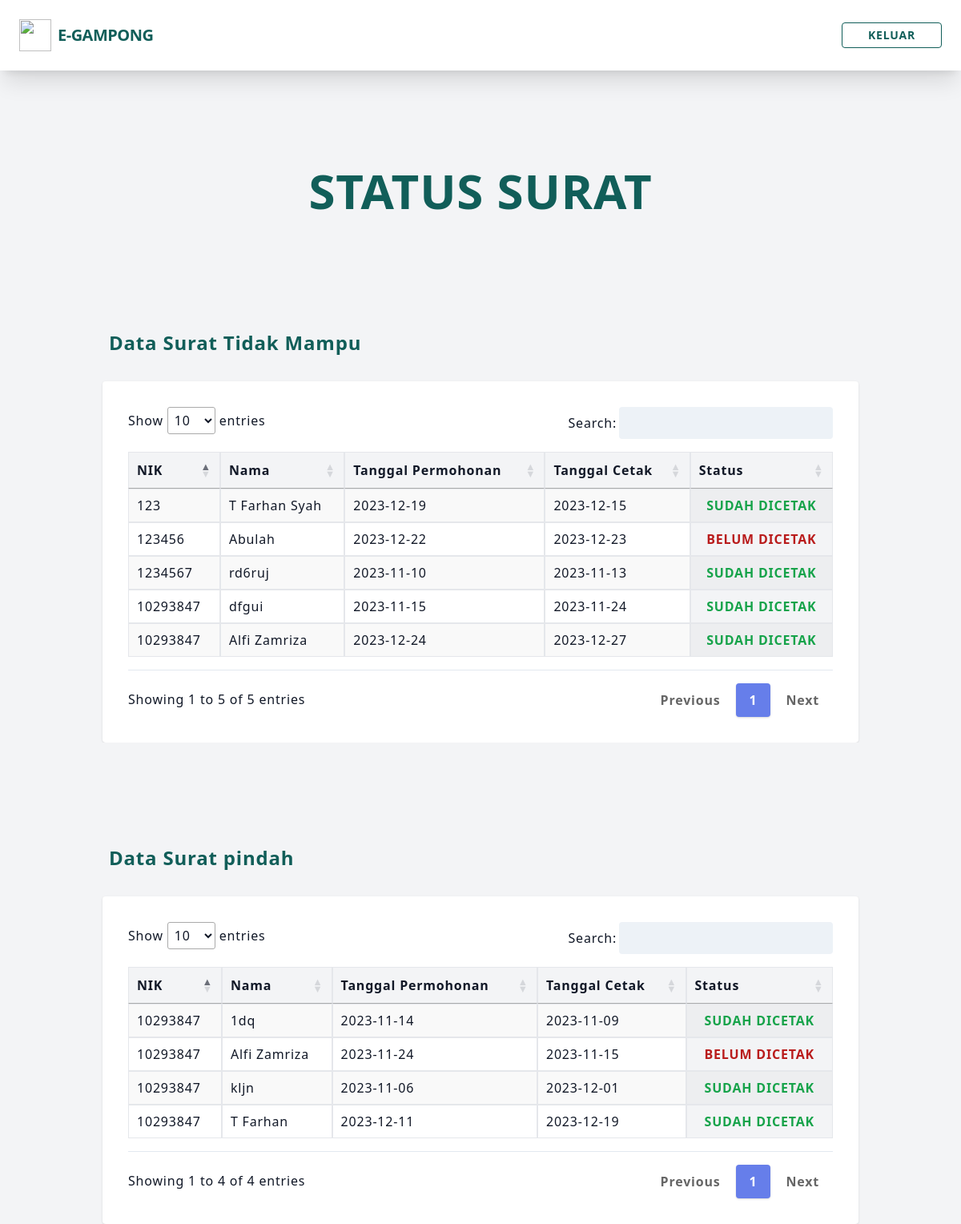
The app's page /status_user.php (signed in) with its own data.
### tables this page shows
CREATE TABLE `surat_tidak_mampu` (
  `No_Surat_Tidak_Mampu` int(5) NOT NULL,
  `NIK` int(16) NOT NULL,
  `Nama` varchar(30) NOT NULL,
  `Tempat_Lahir` varchar(20) NOT NULL,
  `Tanggal_Lahir` date NOT NULL,
  `Alamat` text NOT NULL,
  `JK` varchar(10) NOT NULL,
  `Tujuan` varchar(100) NOT NULL,
  `Catatan` text NOT NULL,
  `Tgl_permohonan` date NOT NULL,
  `Tgl_cetak` date NOT NULL,
  `id_user` int(11) NOT NULL,
  `status` int(11) NOT NULL
);

CREATE TABLE `surat_pindah` (
  `No_Surat_Pindah` int(5) NOT NULL,
  `NIK` int(16) NOT NULL,
  `Nama` varchar(30) NOT NULL,
  `Tempat_Lahir` varchar(20) NOT NULL,
  `Tanggal_Lahir` date NOT NULL,
  `Alamat` varchar(255) NOT NULL,
  `Alamat_baru` varchar(255) NOT NULL,
  `Alasan_pindah` varchar(100) NOT NULL,
  `Tgl_pindah` date NOT NULL,
  `Tgl_permohonan` date NOT NULL,
  `Tgl_cetak` date NOT NULL,
  `id_user` int(11) NOT NULL,
  `status` int(11) NOT NULL
);

### src/status_user.php (the view, shortened to what this page needs)
<?php
$servername = "localhost";
$username = "root";
$password = "";
$database = "egampong";
$conn = new mysqli($servername, $username, $password, $database);
$id_user2 = isset($_SESSION['user']['Id_user']) ? $_SESSION['user']['Id_user'] : null;
$query_surat_tidak_mampu = "SELECT * FROM surat_tidak_mampu WHERE id_user = '$id_user2'";
$result_surat_tidak_mampu = $conn->query($query_surat_tidak_mampu);
$query_surat_pindah = "SELECT * FROM surat_pindah  WHERE id_user = '$id_user2'";
$result_surat_pindah = $conn->query($query_surat_pindah);
?>
<!DOCTYPE html>
<html lang="en" class="antialiased">
<head>
    <script src="https://cdn.tailwindcss.com"></script>
    <link href="https://unpkg.com/tailwindcss@2.2.19/dist/tailwind.min.css" rel=" stylesheet">
    <link href="https://cdn.datatables.net/1.10.19/css/jquery.dataTables.min.css" rel="stylesheet">
    <link href="https://cdn.datatables.net/responsive/2.2.3/css/responsive.dataTables.min.css" rel="stylesheet">
</head>
<body class="bg-gray-100  tracking-wider leading-normal">
    <nav class="shadow-xl fixed top-0 left-0 right-0 flex items-center
            justify-between
            flex-wrap bg-white p-6">
        <a href="index.php">
            <div class="flex items-center flex-shrink-0 text-teal-800
                        mr-6">
                <img src="Image/LOGO.png" class="fill-current h-10 w-10
                            mr-2" width="54" height="54" viewBox="0 0 54 54">
                <span class=" font-bold text-teal-800 text-xl tracking-tight">E-GAMPONG</span>
            </div>
        </a>
        <div>
            <a href="keluar.php" class="font-bold inline-block text-sm px-8
                    py-2
                    leading-none border rounded text-teal-800 border-teal-800
                    hover:border-transparent hover:text-black hover:bg-teal-800
                    mt-1 lg:mt-0">KELUAR</a>
        </div>
    </nav>
    <div>
        <div class="container w-full md:w-4/5 xl:w-3/5 mx-auto px-2">
            <div class="pt-28 ml-auto">
                <div class="lg:w-2/3 text-center mx-auto">
                    <h1 class="text-teal-800 font-bold
                            text-5xl md:text-6xl xl:text-6xl">STATUS SURAT</h1>
                </div>
            </div>
        </div>
    </div>
    <div class="bg-gray-100 text-gray-900 tracking-wider leading-normal">
        <div class="container w-full md:w-4/5 xl:w-3/5 mx-auto px-2 z">
            <h1 class="flex pt-36 items-center font-sans font-bold break-normal
                text-teal-800 px-2 py-8 text-xl md:text-2xl">
                Data Surat Tidak Mampu
            </h1>
            <div id='recipients' class="p-8 mt-6 lg:mt-0 rounded shadow
                bg-white">
                <table id="example" class="z-auto stripe hover mt-8" style="width:100%;
                    padding-top: 1em; padding-bottom: 1em;">
                    <thead>
                        <th class="border bg-gray-100 px-4 py-2">NIK</th>
                        <th class="border bg-gray-100 px-4 py-2">Nama</th>
                        <th class="border bg-gray-100 px-4 py-2">Tanggal Permohonan</th>
                        <th class="border bg-gray-100 px-4 py-2">Tanggal Cetak</th>
                        <th class="border bg-gray-100 px-4 py-2">Status</th>
                    </thead>
                    <tbody>
                        <?php
                        while ($row = $result_surat_tidak_mampu->fetch_assoc()) {
                            echo "<tr>";
                            echo "<td class='border px-4 py-2'>" . $row['NIK'] . "</td>";
                            echo "<td class='border px-4 py-2'>" . $row['Nama'] . "</td>";
echo "<td class='border px-4 py-2'>" . $row['Tgl_permohonan'] . "</td>";
echo "<td class='border px-4 py-2'>" . $row['Tgl_cetak'] . "</td>";
if ($row['status'] == 0) {
    echo "<th class='border bg-gray-100 px-4 py-2 text-red-700'>BELUM DICETAK</th>";
} elseif ($row['status'] == 1) {
    echo "<th class='border bg-gray-100 px-4 py-2 text-green-600'>SUDAH DICETAK</th>";
} else {
    echo "<th class='border bg-gray-100 px-4 py-2'>Tidak Falit</th>";
}
echo "</tr>";
                        }
                        ?>
                    </tbody>
                </table>
            </div>
        </div>
    </div>
    <div class="bg-gray-100 pt-24 text-gray-900 tracking-wider leading-normal">
        <div class="container w-full md:w-4/5 xl:w-3/5 mx-auto px-2">
            <h1 class="flex items-center font-sans font-bold break-normal
                text-teal-800 px-2 py-8 text-xl md:text-2xl">
                Data Surat pindah
            </h1>
            <div id='recipients' class="p-8 mt-6 lg:mt-0 rounded shadow
                bg-white">
                <table id="example2" class="stripe hover" style="width:100%;
                    padding-top: 1em; padding-bottom: 1em;">
                    <thead>
                        <tr>
                            <th class="border bg-gray-100 px-4 py-2">NIK</th>
                            <th class="border bg-gray-100 px-4 py-2">Nama</th>
                            <th class="border bg-gray-100 px-4 py-2">Tanggal Permohonan</th>
                            <th class="border bg-gray-100 px-4 py-2">Tanggal Cetak</th>
                            <th class="border bg-gray-100 px-4 py-2">Status</th>
                        </tr>
                    </thead>
                    <tbody>
                        <?php
                        while ($row = $result_surat_pindah->fetch_assoc()) {
                            echo "<tr>";
                            echo "<td class='border px-4 py-2'>" . $row['NIK'] . "</td>";
                            echo "<td class='border px-4 py-2'>" . $row['Nama'] . "</td>";
echo "<td class='border px-4 py-2'>" . $row['Tgl_permohonan'] . "</td>";
echo "<td class='border px-4 py-2'>" . $row['Tgl_cetak'] . "</td>";
if ($row['status'] == 0) {
    echo "<th class='border bg-gray-100 px-4 py-2 text-red-700'>BELUM DICETAK</th>";
} elseif ($row['status'] == 1) {
    echo "<th class='border bg-gray-100 px-4 py-2 text-green-600'>SUDAH DICETAK</th>";
} else {
    echo "<th class='border bg-gray-100 px-4 py-2'>Tidak Falit</th>";
}
echo "</tr>";
                        }
                        ?>
                    </tbody>
                </table>
            </div>
        </div>
    </div>
</body>
</html>

### src/status_user.php (style rules this page uses)
nav { position: fixed; width: 100%; z-index: 1000; }
table.dataTable.no-footer { border-bottom: 1px solid #e2e8f0; margin-top: 0.75em; margin-bottom: 0.75em; }
body { padding-top: 6rem; }

### records on screen
surat_tidak_mampu: NIK "10293847", Nama "dfgui", Tgl_permohonan "2023-11-15", Tgl_cetak "2023-11-24", status "SUDAH DICETAK"
surat_tidak_mampu: NIK "1234567", Nama "rd6ruj", Tgl_permohonan "2023-11-10", Tgl_cetak "2023-11-13", status "SUDAH DICETAK"
surat_tidak_mampu: NIK "123456", Nama "Abulah", Tgl_permohonan "2023-12-22", Tgl_cetak "2023-12-23", status "BELUM DICETAK"
surat_tidak_mampu: NIK "123", Nama "T Farhan Syah", Tgl_permohonan "2023-12-19", Tgl_cetak "2023-12-15", status "SUDAH DICETAK"
surat_tidak_mampu: NIK "10293847", Nama "Alfi Zamriza", Tgl_permohonan "2023-12-24", Tgl_cetak "2023-12-27", status "SUDAH DICETAK"
surat_pindah: NIK "10293847", Nama "1dq", Tgl_permohonan "2023-11-14", Tgl_cetak "2023-11-09", status "SUDAH DICETAK"
surat_pindah: NIK "10293847", Nama "Alfi Zamriza", Tgl_permohonan "2023-11-24", Tgl_cetak "2023-11-15", status "BELUM DICETAK"
surat_pindah: NIK "10293847", Nama "kljn", Tgl_permohonan "2023-11-06", Tgl_cetak "2023-12-01", status "SUDAH DICETAK"
surat_pindah: NIK "10293847", Nama "T Farhan", Tgl_permohonan "2023-12-11", Tgl_cetak "2023-12-19", status "SUDAH DICETAK"
